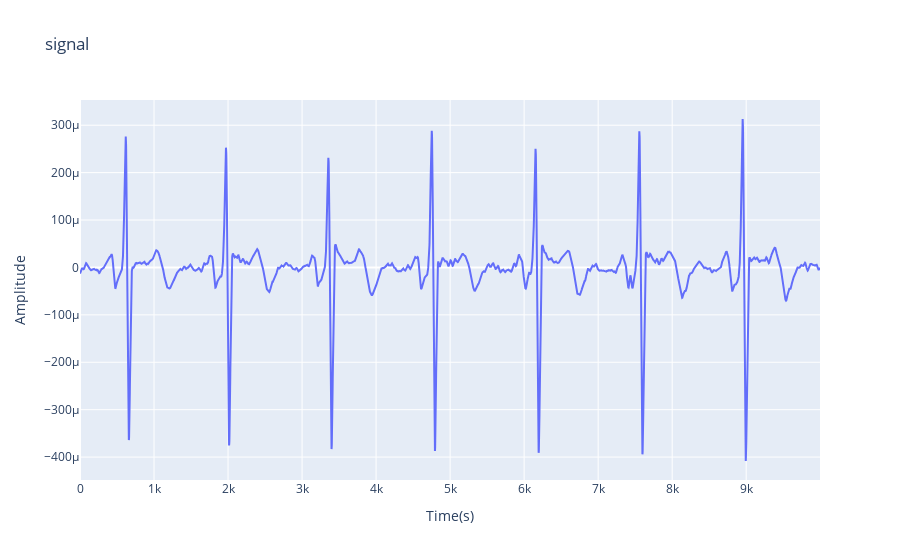

Notebook source saved alongside this figure:
### Code cell
# plot the ecg signal
# Here I'm using plotly which provides zooming feature (https://plot.ly/python)
trace1 = go.Scatter(
    x = p1.ecg.index,
    y = p1.ecg,
    mode = 'lines'
)

layout = go.Layout(
    title='signal',
    xaxis=dict(title= 'Time(s)'),
    yaxis=dict(title= 'Amplitude'),
)

data = [trace1]
fig= go.Figure(data=data, layout=layout)
plotly.offline.iplot(fig)

### Figure 1 — Plotly figure (JSON) as saved in the notebook; plotly's stock layout.template omitted (floating-point values rounded to 4 significant figures; data arrays with more than 128 entries replaced by an {"elided": "..."} marker saying what was removed)
{"data": [{"mode": "lines", "type": "scatter", "x": {"elided": "9998 int values"}, "y": {"elided": "9998 float values"}}], "layout": {"autosize": true, "title": {"text": "signal"}, "xaxis": {"autorange": true, "range": [0, 9997], "title": {"text": "Time(s)"}, "type": "linear"}, "yaxis": {"autorange": true, "range": [-0.0004483, 0.0003532], "title": {"text": "Amplitude"}, "type": "linear"}}}
